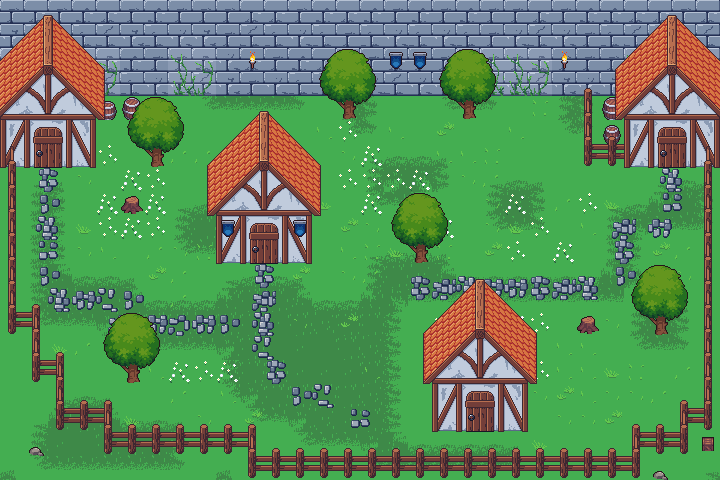

A 2D game scene composited from a Tiled map and its tileset images. What follows is a short description and the map's XML, with every tile layer's data as written:
An orthogonal 30x20 tile map with 24x24 px tiles, 4 tile layers (Ground, DecorationGround, Walls, DecorationOverlay), 2 tilesets and 7 objects (player1, dummy1, dummy2, dummy3, dummy4, ...).

<map version="1.10" tiledversion="1.12.2" orientation="orthogonal" renderorder="right-down" width="30" height="20" tilewidth="24" tileheight="24" infinite="0" nextlayerid="6" nextobjectid="9">
 <tileset firstgid="1" source="castle.tsx" />
 <tileset firstgid="433" source="dungeon_decor.tsx" />
 <layer id="1" name="Ground" width="30" height="20">
  <data encoding="csv">
99,99,99,99,99,99,99,99,99,99,99,99,99,99,99,99,99,99,99,99,99,99,99,99,99,99,99,99,99,99,
99,99,99,99,99,99,99,99,99,99,99,99,99,99,99,99,99,99,99,99,99,99,99,99,99,99,99,99,99,99,
99,99,99,99,99,99,99,99,99,99,99,99,99,99,99,99,99,99,99,99,99,99,99,99,99,99,99,99,99,99,
99,99,99,99,99,99,99,99,99,99,99,99,99,99,99,99,99,99,99,99,99,99,99,99,99,99,99,99,99,99,
99,99,99,99,99,99,99,99,85,86,86,86,87,99,73,75,99,99,85,86,87,99,99,73,75,99,99,99,99,99,
99,99,99,99,99,99,99,99,99,99,99,99,99,99,85,87,99,99,99,99,99,99,99,85,87,99,99,99,99,99,
99,99,99,99,99,99,99,99,99,99,99,99,99,99,99,61,62,62,63,99,99,99,99,99,99,99,99,99,99,99,
99,61,63,99,99,99,99,99,99,99,99,99,99,99,99,73,38,37,75,99,61,62,63,99,99,99,99,61,62,63,
99,73,75,99,99,99,99,61,62,99,99,99,99,99,99,85,86,87,99,99,73,97,75,99,99,61,62,50,74,75,
99,73,75,99,99,99,99,73,74,99,99,99,99,99,99,99,99,99,99,99,85,86,87,99,99,73,37,86,86,87,
99,73,75,99,99,99,99,85,86,99,99,99,99,99,99,61,62,62,63,99,99,99,99,99,99,73,75,99,99,99,
99,73,49,62,62,63,99,99,99,61,62,62,63,99,99,73,74,97,49,62,62,62,62,62,62,50,75,99,99,99,
99,73,74,97,74,49,62,62,62,50,74,74,49,62,62,50,37,86,86,86,86,86,86,86,86,86,61,62,63,99,
99,85,86,86,38,74,74,74,97,74,74,98,74,97,74,74,75,99,99,99,99,99,99,99,99,99,73,74,75,99,
99,99,99,99,85,86,86,86,86,38,74,25,98,25,74,97,75,99,99,99,99,99,99,99,99,99,85,86,87,99,
99,99,99,99,99,99,99,99,99,73,74,74,98,98,98,74,75,99,99,99,99,99,99,99,99,99,99,99,99,99,
99,99,61,62,63,99,99,99,99,85,38,74,74,74,74,97,75,99,99,99,99,99,99,99,99,99,99,99,99,99,
99,61,50,74,49,62,62,63,99,99,85,86,38,97,98,74,75,99,99,99,99,99,99,99,99,99,99,99,99,99,
99,73,98,25,74,74,74,75,99,99,99,99,85,86,86,38,49,62,62,62,62,63,99,99,99,99,99,99,99,99,
63,85,86,86,86,86,86,87,99,63,99,99,99,99,99,85,86,86,86,86,86,87,99,99,99,99,99,99,99,61
</data>
 </layer>
 <layer id="2" name="DecorationGround" width="30" height="20">
  <data encoding="csv">
0,0,0,0,0,0,0,0,0,0,0,0,0,0,0,0,0,0,0,0,0,0,0,0,0,0,0,0,0,0,
0,0,0,0,0,0,0,0,0,0,0,0,0,0,0,0,0,0,0,0,0,0,0,0,0,0,0,0,0,0,
0,0,0,0,0,0,0,0,0,0,0,0,0,0,0,0,0,0,0,0,0,0,0,0,0,0,0,0,0,0,
0,0,0,0,0,0,0,0,0,0,0,0,0,0,0,0,0,0,0,0,0,0,0,0,0,0,0,0,0,0,
0,0,0,0,442,441,442,0,0,0,0,0,0,0,0,0,0,0,0,0,0,0,2,0,0,441,0,0,0,0,
0,0,0,0,0,0,0,0,0,0,0,0,0,1,20,0,1,0,15,0,0,1,0,0,0,442,0,0,0,0,
0,0,0,0,20,0,0,14,14,0,0,0,0,0,13,8,0,0,1,1,2,0,0,0,0,0,0,0,0,0,
0,68,69,13,0,8,20,0,0,0,0,0,0,0,20,20,20,8,0,13,14,0,0,0,0,0,0,92,93,0,
0,88,89,0,8,0,8,0,0,0,0,0,0,3,0,8,0,0,0,0,13,8,0,14,20,3,0,110,111,0,
0,92,93,3,20,8,20,0,0,0,0,0,0,0,15,13,0,0,8,0,13,3,20,0,1,80,81,103,0,0,
0,110,111,13,1,0,14,13,2,0,0,0,0,0,1,2,3,0,2,0,15,20,0,8,0,68,69,15,14,0,
0,88,89,0,0,0,15,14,0,0,68,69,15,0,13,14,0,58,59,60,45,45,58,59,60,88,89,0,13,0,
0,0,102,103,114,115,0,14,0,0,80,81,0,0,0,0,0,70,71,72,57,57,70,71,72,0,0,0,0,0,
0,0,0,0,80,81,103,113,103,115,92,93,13,0,15,0,0,0,20,0,0,8,20,0,0,13,0,0,0,0,
0,0,3,14,0,0,0,0,0,0,90,91,0,0,0,0,0,0,0,0,0,0,0,1,1,0,0,0,0,0,
0,0,0,0,0,0,1,8,20,8,0,100,0,0,0,1,0,0,0,0,0,0,20,1,1,3,2,0,14,0,
0,0,0,0,0,0,0,14,0,1,0,0,115,114,0,0,0,0,0,0,0,0,13,15,1,13,13,14,0,0,
0,0,0,0,0,3,0,0,13,0,15,0,0,0,110,111,0,0,0,0,0,0,0,13,13,15,0,0,0,0,
0,445,0,0,0,0,0,0,0,0,0,0,0,0,0,0,0,0,0,0,0,0,3,0,0,0,0,0,0,440,
0,0,0,0,0,0,0,0,0,0,0,0,0,0,0,0,0,0,0,0,0,0,0,0,0,0,0,445,0,0
</data>
 </layer>
 <layer id="3" name="Walls" width="30" height="20">
  <data encoding="csv">
82,83,82,84,83,82,84,108,82,82,83,83,82,84,83,84,108,84,108,84,108,108,83,108,84,84,83,83,82,83,
94,95,94,96,95,94,96,120,94,108,95,96,120,96,108,96,120,96,120,96,108,120,95,120,108,96,95,95,94,95,
107,29,30,106,107,84,108,106,107,120,83,108,84,83,120,108,83,108,82,83,106,106,107,82,108,82,106,29,30,106,
40,41,42,43,119,96,120,118,119,94,108,120,96,95,94,120,95,120,94,95,118,118,119,94,120,94,40,41,42,43,
52,53,54,55,0,0,0,0,0,0,0,0,0,0,472,0,0,0,0,472,0,0,0,0,34,0,52,53,54,55,
64,65,66,67,0,0,0,0,0,0,0,0,0,0,0,0,0,0,0,0,0,0,0,0,34,0,64,65,66,67,
76,77,78,79,0,0,472,0,0,0,29,30,0,0,0,0,0,0,0,0,0,0,0,0,46,47,76,77,78,79,
34,0,0,0,0,0,0,0,0,40,41,42,43,0,0,0,0,0,0,0,0,0,0,0,0,0,0,0,0,34,
34,0,0,0,0,448,0,0,0,52,53,54,55,0,0,0,0,0,0,0,0,0,0,0,0,0,0,0,0,34,
34,0,0,0,0,0,0,0,0,64,65,66,67,0,0,0,0,0,0,0,0,0,0,0,0,0,0,0,0,34,
34,0,0,0,0,0,0,0,0,76,77,78,79,0,0,0,0,472,0,0,0,0,0,0,0,0,0,0,0,34,
34,0,0,0,0,0,0,0,0,0,0,0,0,0,0,0,0,0,0,0,0,0,0,0,0,0,0,0,0,34,
34,0,0,0,0,0,0,0,0,0,0,0,0,0,0,0,0,0,0,0,0,0,0,0,0,0,0,0,0,34,
46,24,0,0,0,0,0,0,0,0,0,0,0,0,0,0,0,0,0,29,30,0,0,0,448,0,0,472,0,34,
0,34,0,0,0,0,0,0,0,0,0,0,0,0,0,0,0,0,40,41,42,43,0,0,0,0,0,0,0,34,
0,46,24,0,0,472,0,0,0,0,0,0,0,0,0,0,0,0,52,53,54,55,0,0,0,0,0,0,0,34,
0,0,34,0,0,0,0,0,0,0,0,0,0,0,0,0,0,0,64,65,66,67,0,0,0,0,0,0,0,34,
0,0,46,47,24,0,0,0,0,0,0,0,0,0,0,0,0,0,76,77,78,79,0,0,0,0,0,0,22,48,
0,0,0,0,46,47,47,47,47,47,24,0,0,0,0,0,0,0,0,0,0,0,0,0,0,0,22,47,48,0,
0,0,0,0,0,0,0,0,0,0,46,47,47,47,47,47,47,47,47,47,47,47,47,47,47,47,48,0,0,0
</data>
 </layer>
 <layer id="4" name="DecorationOverlay" width="30" height="20">
  <data encoding="csv">
0,5,6,0,0,0,0,0,0,0,0,0,0,0,0,0,0,0,0,0,0,0,0,0,0,0,0,5,6,0,
16,17,18,19,0,0,0,0,0,0,0,0,0,0,0,0,0,0,0,0,0,0,0,0,0,0,16,17,18,19,
28,0,0,31,32,0,0,0,0,0,455,0,0,457,458,459,453,453,457,458,459,0,0,455,0,27,28,0,0,31,
0,0,0,0,44,0,0,0,0,0,0,0,0,464,465,466,0,0,464,465,466,0,0,0,35,39,0,0,0,0,
0,0,0,0,56,457,458,459,0,0,5,6,0,471,0,473,0,0,471,0,473,0,0,0,0,51,0,0,0,0,
0,0,0,0,0,464,465,466,0,16,17,18,19,0,0,0,0,0,0,0,0,0,0,0,0,35,0,0,0,0,
10,0,0,0,0,471,0,473,27,28,0,0,31,32,0,0,0,0,0,0,0,0,0,0,0,0,0,0,0,10,
0,0,0,0,0,0,0,0,39,0,0,0,0,44,0,0,0,0,0,0,0,0,0,0,0,0,0,0,0,0,
0,0,0,0,0,0,0,0,51,0,0,0,0,56,0,0,457,458,459,0,0,0,0,0,0,0,0,0,0,0,
0,0,0,0,0,0,0,0,0,453,0,0,453,0,0,0,464,465,466,0,0,0,0,0,0,0,0,0,0,0,
0,0,0,0,0,0,0,0,0,0,0,0,0,0,0,0,471,0,473,0,0,0,0,0,0,0,0,0,0,0,
0,0,0,0,0,0,0,0,0,0,0,0,0,0,0,0,0,0,0,5,6,0,0,0,0,0,457,458,459,0,
0,35,0,0,0,0,0,0,0,0,0,0,0,0,0,0,0,0,16,17,18,19,0,0,0,0,464,465,466,0,
0,0,0,0,457,458,459,0,0,0,0,0,0,0,0,0,0,27,28,0,0,31,32,0,0,0,471,0,473,0,
0,0,35,0,464,465,466,0,0,0,0,0,0,0,0,0,0,39,0,0,0,0,44,0,0,0,0,0,0,0,
0,0,0,0,471,0,473,0,0,0,0,0,0,0,0,0,0,51,0,0,0,0,56,0,0,0,0,0,0,0,
0,0,0,35,35,0,0,0,0,0,0,0,0,0,0,0,0,0,0,0,0,0,0,0,0,0,0,0,35,0,
0,0,0,0,0,35,35,35,35,35,35,0,0,0,0,0,0,0,0,0,0,0,0,0,0,0,35,35,0,0,
0,0,0,0,0,0,0,0,0,0,0,35,35,35,35,35,35,35,35,35,35,35,35,35,35,35,0,0,0,0,
0,0,0,0,0,0,0,0,0,0,0,0,0,0,0,0,0,0,0,0,0,0,0,0,0,0,0,0,0,0
</data>
 </layer>
 <objectgroup id="5" name="Spawns">
  <object id="1" name="player1" x="83.5475" y="301.699">
   <point />
  </object>
  <object id="2" name="dummy1" x="371.985" y="122.006">
   <point />
  </object>
  <object id="3" name="dummy2" x="400.497" y="120.017">
   <point />
  </object>
  <object id="4" name="dummy3" x="424.368" y="120.017">
   <point />
  </object>
  <object id="5" name="dummy4" x="546.374" y="155.16">
   <point />
  </object>
  <object id="6" name="dummy5" x="629.921" y="354.745">
   <point />
  </object>
  <object id="7" name="dummy6" x="333.527" y="337.505">
   <point />
  </object>
 </objectgroup>
</map>
